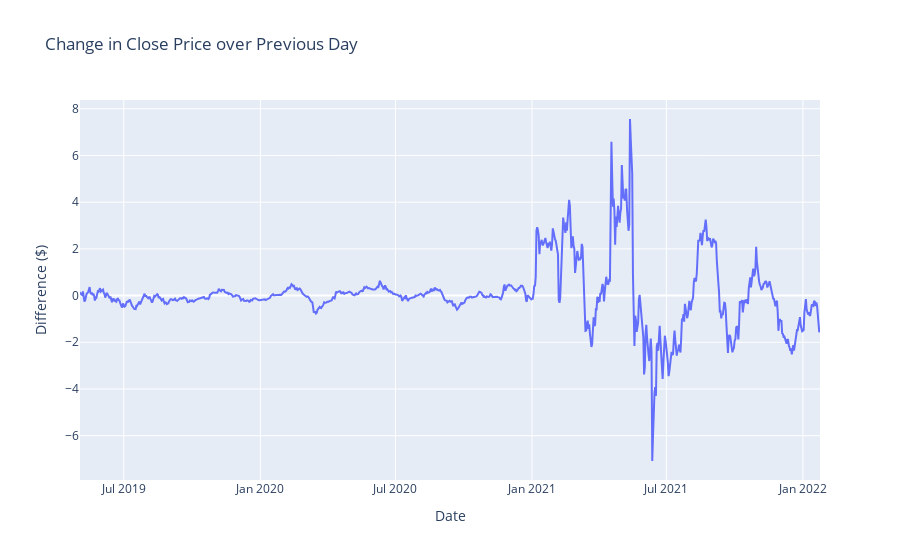

Here is the notebook cell this chart was saved with:
### Markdown cell above
#### The chart below will graph the seasonal difference in the trend!

### Code cell
fig = go.Figure()
fig.add_trace(go.Scatter(x=train.index, y=train, mode='lines', name="Train"))
fig.add_trace(go.Scatter(x=test.index, y=test, mode='lines', name="Test"))
fig.update_layout(
    yaxis_title="Difference ($)", 
    xaxis_title="Date",
    title="Change in Close Price over Previous Day"
)
fig.show()

### Figure 1 — Plotly figure (JSON) as saved in the notebook; plotly's stock layout.template omitted (floating-point values rounded to 4 significant figures; data arrays with more than 128 entries replaced by an {"elided": "..."} marker saying what was removed)
{"data": [{"mode": "lines", "name": "Train", "type": "scatter", "x": {"elided": "998 str values"}, "y": {"elided": "998 float values"}}, {"mode": "lines", "name": "Test", "type": "scatter", "x": [], "y": []}], "layout": {"title": {"text": "Change in Close Price over Previous Day"}, "xaxis": {"title": {"text": "Date"}}, "yaxis": {"title": {"text": "Difference ($)"}}}}
